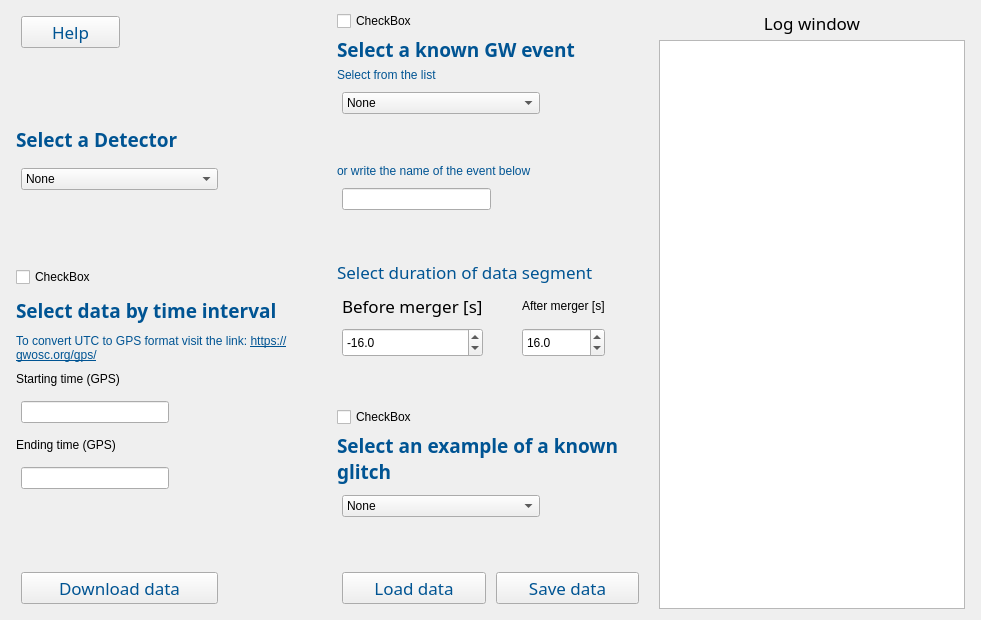
      <widget class="QWidget" name="tab">
       <attribute name="title">
        <string>Get Data</string>
       </attribute>
       <layout class="QGridLayout" name="gridLayout_3">
        <item row="0" column="0">
         <layout class="QHBoxLayout" name="horizontalLayout" stretch="1,1,1">
          <property name="spacing">
           <number>5</number>
          </property>
          <property name="leftMargin">
           <number>0</number>
          </property>
          <property name="topMargin">
           <number>0</number>
          </property>
          <property name="rightMargin">
           <number>0</number>
          </property>
          <property name="bottomMargin">
           <number>0</number>
          </property>
          <item>
           <layout class="QVBoxLayout" name="verticalLayout_3" stretch="0,0,0,0,0,0,0,0,0,0,0,0,0,0">
            <property name="spacing">
             <number>10</number>
            </property>
            <property name="sizeConstraint">
             <enum>QLayout::SizeConstraint::SetDefaultConstraint</enum>
            </property>
            <property name="leftMargin">
             <number>5</number>
            </property>
            <property name="rightMargin">
             <number>5</number>
            </property>
            <item>
             <layout class="QHBoxLayout" name="horizontalLayout_5" stretch="1,2">
              <property name="spacing">
               <number>5</number>
              </property>
              <property name="leftMargin">
               <number>5</number>
              </property>
              <property name="topMargin">
               <number>5</number>
              </property>
              <property name="rightMargin">
               <number>5</number>
              </property>
              <property name="bottomMargin">
               <number>5</number>
              </property>
              <item>
               <widget class="QPushButton" name="helpButton1">
                <property name="font">
                 <font>
                  <family>Montserrat</family>
                  <pointsize>13</pointsize>
                  <bold>false</bold>
                 </font>
                </property>
                <property name="styleSheet">
                 <string notr="true">color:rgb(0, 84, 147);</string>
                </property>
                <property name="text">
                 <string>Help</string>
                </property>
               </widget>
              </item>
              <item>
               <spacer name="horizontalSpacer">
                <property name="orientation">
                 <enum>Qt::Orientation::Horizontal</enum>
                </property>
                <property name="sizeHint" stdset="0">
                 <size>
                  <width>40</width>
                  <height>20</height>
                 </size>
                </property>
               </spacer>
              </item>
             </layout>
            </item>
            <item>
             <spacer name="verticalSpacer_4">
              <property name="orientation">
               <enum>Qt::Orientation::Vertical</enum>
              </property>
              <property name="sizeHint" stdset="0">
               <size>
                <width>20</width>
                <height>40</height>
               </size>
              </property>
             </spacer>
            </item>
            <item>
             <widget class="QLabel" name="label">
              <property name="font">
               <font>
                <family>Montserrat</family>
                <pointsize>14</pointsize>
                <bold>true</bold>
               </font>
              </property>
              <property name="text">
               <string>&lt;html&gt;&lt;head/&gt;&lt;body&gt;&lt;p&gt;&lt;span style=&quot; color:#005493;&quot;&gt;Select a Detector&lt;/span&gt;&lt;/p&gt;&lt;/body&gt;&lt;/html&gt;</string>
              </property>
             </widget>
            </item>
            <item>
             <layout class="QHBoxLayout" name="horizontalLayout_16" stretch="2,1">
              <property name="leftMargin">
               <number>5</number>
              </property>
              <property name="topMargin">
               <number>5</number>
              </property>
              <property name="rightMargin">
               <number>5</number>
              </property>
              <property name="bottomMargin">
               <number>5</number>
              </property>
              <item>
               <widget class="QComboBox" name="comboBox">
                <item>
                 <property name="text">
                  <string>None</string>
                 </property>
                </item>
                <item>
                 <property name="text">
                  <string>LIGO-Hanford</string>
                 </property>
                </item>
                <item>
                 <property name="text">
                  <string>LIGO-Livingston</string>
                 </property>
                </item>
                <item>
                 <property name="text">
                  <string>Virgo</string>
                 </property>
                </item>
                <item>
                 <property name="text">
                  <string>KAGRA</string>
                 </property>
                </item>
               </widget>
              </item>
              <item>
               <spacer name="horizontalSpacer_2">
                <property name="orientation">
                 <enum>Qt::Orientation::Horizontal</enum>
                </property>
                <property name="sizeHint" stdset="0">
                 <size>
                  <width>40</width>
                  <height>20</height>
                 </size>
                </property>
               </spacer>
              </item>
             </layout>
            </item>
            <item>
             <spacer name="verticalSpacer_3">
              <property name="orientation">
               <enum>Qt::Orientation::Vertical</enum>
              </property>
              <property name="sizeHint" stdset="0">
               <size>
                <width>20</width>
                <height>40</height>
               </size>
              </property>
             </spacer>
            </item>
            <item>
             <widget class="QCheckBox" name="checkBox_GW_TimeInterval">
              <property name="text">
               <string>CheckBox</string>
              </property>
             </widget>
            </item>
            <item>
             <widget class="QLabel" name="label_35">
              <property name="minimumSize">
               <size>
                <width>300</width>
                <height>0</height>
               </size>
              </property>
              <property name="font">
               <font>
                <family>Montserrat</family>
                <pointsize>14</pointsize>
                <bold>true</bold>
               </font>
              </property>
              <property name="text">
               <string>&lt;html&gt;&lt;head/&gt;&lt;body&gt;&lt;p&gt;&lt;span style=&quot; color:#005493;&quot;&gt;Select data by time interval&lt;/span&gt;&lt;/p&gt;&lt;/body&gt;&lt;/html&gt;</string>
              </property>
             </widget>
            </item>
            <item>
             <widget class="QLabel" name="label_8">
              <property name="text">
               <string>&lt;html&gt;&lt;head/&gt;&lt;body&gt;&lt;p&gt;&lt;span style=&quot; color:#005493;&quot;&gt;To convert UTC to GPS format visit the link: &lt;/span&gt;&lt;a href=&quot;https://gwosc.org/gps/&quot;&gt;&lt;span style=&quot; text-decoration: underline; color:#005493;&quot;&gt;https://gwosc.org/gps/&lt;/span&gt;&lt;/a&gt;&lt;/p&gt;&lt;/body&gt;&lt;/html&gt;</string>
              </property>
              <property name="wordWrap">
               <bool>true</bool>
              </property>
             </widget>
            </item>
            <item>
             <widget class="QLabel" name="label_2">
              <property name="text">
               <string>Starting time (GPS)</string>
              </property>
             </widget>
            </item>
            <item>
             <layout class="QHBoxLayout" name="horizontalLayout_17">
              <property name="spacing">
               <number>6</number>
              </property>
              <property name="leftMargin">
               <number>5</number>
              </property>
              <property name="topMargin">
               <number>5</number>
              </property>
              <property name="rightMargin">
               <number>5</number>
              </property>
              <property name="bottomMargin">
               <number>5</number>
              </property>
              <item>
               <widget class="QLineEdit" name="GPSstart"/>
              </item>
              <item>
               <spacer name="horizontalSpacer_6">
                <property name="orientation">
                 <enum>Qt::Orientation::Horizontal</enum>
                </property>
                <property name="sizeHint" stdset="0">
                 <size>
                  <width>40</width>
                  <height>20</height>
                 </size>
                </property>
               </spacer>
              </item>
             </layout>
            </item>
            <item>
             <widget class="QLabel" name="label_3">
              <property name="text">
               <string>Ending time (GPS)</string>
              </property>
             </widget>
            </item>
            <item>
             <layout class="QHBoxLayout" name="horizontalLayout_18">
              <property name="leftMargin">
               <number>5</number>
              </property>
              <property name="topMargin">
               <number>5</number>
              </property>
              <property name="rightMargin">
               <number>5</number>
              </property>
              <property name="bottomMargin">
               <number>5</number>
              </property>
              <item>
               <widget class="QLineEdit" name="GPSend"/>
              </item>
              <item>
               <spacer name="horizontalSpacer_11">
                <property name="orientation">
                 <enum>Qt::Orientation::Horizontal</enum>
                </property>
                <property name="sizeHint" stdset="0">
                 <size>
                  <width>40</width>
                  <height>20</height>
                 </size>
                </property>
               </spacer>
              </item>
             </layout>
            </item>
            <item>
             <spacer name="verticalSpacer">
              <property name="orientation">
               <enum>Qt::Orientation::Vertical</enum>
              </property>
              <property name="sizeHint" stdset="0">
               <size>
                <width>20</width>
                <height>40</height>
               </size>
              </property>
             </spacer>
            </item>
            <item>
             <layout class="QHBoxLayout" name="horizontalLayout_19" stretch="2,1">
              <property name="spacing">
               <number>10</number>
              </property>
              <property name="leftMargin">
               <number>5</number>
              </property>
              <property name="topMargin">
               <number>5</number>
              </property>
              <property name="rightMargin">
               <number>5</number>
              </property>
              <property name="bottomMargin">
               <number>5</number>
              </property>
              <item>
               <widget class="QPushButton" name="pushButton">
                <property name="maximumSize">
                 <size>
                  <width>16777215</width>
                  <height>32</height>
                 </size>
                </property>
                <property name="font">
                 <font>
                  <family>Montserrat</family>
                  <pointsize>13</pointsize>
                 </font>
                </property>
                <property name="toolTip">
                 <string>&lt;html&gt;&lt;head/&gt;&lt;body&gt;&lt;p&gt;&lt;span style=&quot; font-size:15px;&quot;&gt;Download the data and save them in memory for later plotting (no file will be saved in your PC yet).&lt;/span&gt;&lt;/p&gt;&lt;/body&gt;&lt;/html&gt;</string>
                </property>
                <property name="styleSheet">
                 <string notr="true">color:rgb(0, 84, 147);</string>
                </property>
                <property name="text">
                 <string>Download data</string>
                </property>
               </widget>
              </item>
              <item>
               <spacer name="horizontalSpacer_13">
                <property name="orientation">
                 <enum>Qt::Orientation::Horizontal</enum>
                </property>
                <property name="sizeHint" stdset="0">
                 <size>
                  <width>40</width>
                  <height>20</height>
                 </size>
                </property>
               </spacer>
              </item>
             </layout>
            </item>
           </layout>
          </item>
          <item>
           <layout class="QVBoxLayout" name="verticalLayout_2" stretch="0,0,0,0,0,0,0,0,0,0,0,0,0,0,0,0">
            <property name="spacing">
             <number>5</number>
            </property>
            <property name="leftMargin">
             <number>5</number>
            </property>
            <property name="rightMargin">
             <number>5</number>
            </property>
            <item>
             <widget class="QCheckBox" name="checkBox_knownGW">
              <property name="text">
               <string>CheckBox</string>
              </property>
             </widget>
            </item>
            <item>
             <widget class="QLabel" name="label_12">
              <property name="font">
               <font>
                <family>Montserrat</family>
                <pointsize>14</pointsize>
                <bold>true</bold>
               </font>
              </property>
              <property name="text">
               <string>&lt;html&gt;&lt;head/&gt;&lt;body&gt;&lt;p&gt;&lt;span style=&quot; color:#005493;&quot;&gt;Select a known GW event&lt;/span&gt;&lt;/p&gt;&lt;/body&gt;&lt;/html&gt;</string>
              </property>
             </widget>
            </item>
            <item>
             <widget class="QLabel" name="label_17">
              <property name="text">
               <string>&lt;html&gt;&lt;head/&gt;&lt;body&gt;&lt;p&gt;&lt;span style=&quot; color:#005493;&quot;&gt;Select from the list&lt;/span&gt;&lt;/p&gt;&lt;/body&gt;&lt;/html&gt;</string>
              </property>
             </widget>
            </item>
            <item>
             <layout class="QHBoxLayout" name="horizontalLayout_20" stretch="2,1">
              <property name="spacing">
               <number>10</number>
              </property>
              <property name="leftMargin">
               <number>5</number>
              </property>
              <property name="topMargin">
               <number>5</number>
              </property>
              <property name="rightMargin">
               <number>5</number>
              </property>
              <property name="bottomMargin">
               <number>5</number>
              </property>
              <item>
               <widget class="QComboBox" name="comboBox_2">
                <property name="toolTip">
                 <string>&lt;html&gt;&lt;head/&gt;&lt;body&gt;&lt;p&gt;&lt;span style=&quot;font-size: 15px;&quot;&gt;Note that when you select an event from this list the selection via time interval will not be possible.&lt;/span&gt;&lt;/p&gt;&lt;/body&gt;&lt;/html&gt;</string>
                </property>
                <item>
                 <property name="text">
                  <string>None</string>
                 </property>
                </item>
               </widget>
              </item>
              <item>
               <spacer name="horizontalSpacer_14">
                <property name="orientation">
                 <enum>Qt::Orientation::Horizontal</enum>
                </property>
                <property name="sizeHint" stdset="0">
                 <size>
                  <width>40</width>
                  <height>20</height>
                 </size>
                </property>
               </spacer>
              </item>
             </layout>
            </item>
            <item>
             <spacer name="verticalSpacer_7">
              <property name="orientation">
               <enum>Qt::Orientation::Vertical</enum>
              </property>
              <property name="sizeHint" stdset="0">
               <size>
                <width>20</width>
                <height>40</height>
               </size>
              </property>
             </spacer>
            </item>
            <item>
             <widget class="QLabel" name="label_18">
              <property name="text">
               <string>&lt;html&gt;&lt;head/&gt;&lt;body&gt;&lt;p&gt;&lt;span style=&quot; color:#005493;&quot;&gt;or write the name of the event below&lt;/span&gt;&lt;/p&gt;&lt;/body&gt;&lt;/html&gt;</string>
              </property>
             </widget>
            </item>
            <item>
             <layout class="QHBoxLayout" name="horizontalLayout_21">
              <property name="spacing">
               <number>10</number>
              </property>
              <property name="leftMargin">
               <number>5</number>
              </property>
              <property name="topMargin">
               <number>5</number>
              </property>
              <property name="rightMargin">
               <number>5</number>
              </property>
              <property name="bottomMargin">
               <number>5</number>
              </property>
              <item>
               <widget class="QLineEdit" name="EventNameTab3_2"/>
              </item>
              <item>
               <spacer name="horizontalSpacer_15">
                <property name="orientation">
                 <enum>Qt::Orientation::Horizontal</enum>
                </property>
                <property name="sizeHint" stdset="0">
                 <size>
                  <width>40</width>
                  <height>20</height>
                 </size>
                </property>
               </spacer>
              </item>
             </layout>
            </item>
            <item>
             <spacer name="verticalSpacer_6">
              <property name="orientation">
               <enum>Qt::Orientation::Vertical</enum>
              </property>
              <property name="sizeHint" stdset="0">
               <size>
                <width>20</width>
                <height>40</height>
               </size>
              </property>
             </spacer>
            </item>
            <item>
             <widget class="QLabel" name="label_14">
              <property name="font">
               <font>
                <family>Montserrat</family>
                <pointsize>13</pointsize>
               </font>
              </property>
              <property name="text">
               <string>&lt;html&gt;&lt;head/&gt;&lt;body&gt;&lt;p&gt;&lt;span style=&quot;color:#005493;&quot;&gt;Select duration of data segment&lt;/span&gt;&lt;/p&gt;&lt;/body&gt;&lt;/html&gt;</string>
              </property>
             </widget>
            </item>
            <item>
             <layout class="QGridLayout" name="gridLayout" rowstretch="1,1" columnstretch="0,1,0,1">
              <property name="leftMargin">
               <number>5</number>
              </property>
              <property name="topMargin">
               <number>5</number>
              </property>
              <property name="rightMargin">
               <number>5</number>
              </property>
              <property name="bottomMargin">
               <number>5</number>
              </property>
              <property name="horizontalSpacing">
               <number>5</number>
              </property>
              <property name="verticalSpacing">
               <number>10</number>
              </property>
              <item row="0" column="1">
               <spacer name="horizontalSpacer_17">
                <property name="orientation">
                 <enum>Qt::Orientation::Horizontal</enum>
                </property>
                <property name="sizeHint" stdset="0">
                 <size>
                  <width>40</width>
                  <height>20</height>
                 </size>
                </property>
               </spacer>
              </item>
              <item row="1" column="1">
               <spacer name="horizontalSpacer_16">
                <property name="orientation">
                 <enum>Qt::Orientation::Horizontal</enum>
                </property>
                <property name="sizeHint" stdset="0">
                 <size>
                  <width>40</width>
                  <height>20</height>
                 </size>
                </property>
               </spacer>
              </item>
              <item row="0" column="2">
               <widget class="QLabel" name="label_16">
                <property name="text">
                 <string>After merger [s]</string>
                </property>
                <property name="wordWrap">
                 <bool>true</bool>
                </property>
               </widget>
              </item>
              <item row="0" column="0">
               <widget class="QLabel" name="label_15">
                <property name="font">
                 <font>
                  <family>Montserrat</family>
                  <pointsize>13</pointsize>
                 </font>
                </property>
                <property name="text">
                 <string>Before merger [s]</string>
                </property>
                <property name="wordWrap">
                 <bool>true</bool>
                </property>
               </widget>
              </item>
              <item row="1" column="0">
               <widget class="QDoubleSpinBox" name="doubleSpinBox">
                <property name="minimumSize">
                 <size>
                  <width>0</width>
                  <height>29</height>
                 </size>
                </property>
                <property name="locale">
                 <locale language="English" country="UnitedStates"/>
                </property>
                <property name="decimals">
                 <number>1</number>
                </property>
                <property name="minimum">
                 <double>-100.000000000000000</double>
                </property>
                <property name="singleStep">
                 <double>0.100000000000000</double>
                </property>
                <property name="value">
                 <double>-16.000000000000000</double>
                </property>
               </widget>
              </item>
              <item row="0" column="3">
               <spacer name="horizontalSpacer_19">
                <property name="orientation">
                 <enum>Qt::Orientation::Horizontal</enum>
                </property>
                <property name="sizeHint" stdset="0">
                 <size>
                  <width>40</width>
                  <height>20</height>
                 </size>
                </property>
               </spacer>
              </item>
              <item row="1" column="3">
               <spacer name="horizontalSpacer_20">
                <property name="orientation">
                 <enum>Qt::Orientation::Horizontal</enum>
                </property>
                <property name="sizeHint" stdset="0">
                 <size>
                  <width>40</width>
                  <height>20</height>
                 </size>
                </property>
               </spacer>
              </item>
              <item row="1" column="2">
               <widget class="QDoubleSpinBox" name="doubleSpinBox_2">
                <property name="minimumSize">
                 <size>
                  <width>0</width>
                  <height>29</height>
                 </size>
                </property>
                <property name="locale">
                 <locale language="English" country="UnitedStates"/>
                </property>
                <property name="decimals">
                 <number>1</number>
                </property>
                <property name="minimum">
                 <double>0.000000000000000</double>
                </property>
                <property name="singleStep">
                 <double>0.100000000000000</double>
                </property>
                <property name="value">
                 <double>16.000000000000000</double>
                </property>
               </widget>
              </item>
             </layout>
            </item>
            <item>
             <spacer name="verticalSpacer_5">
              <property name="orientation">
               <enum>Qt::Orientation::Vertical</enum>
              </property>
              <property name="sizeHint" stdset="0">
               <size>
                <width>20</width>
                <height>40</height>
               </size>
              </property>
             </spacer>
            </item>
            <item>
             <widget class="QCheckBox" name="checkBox_knownGlitch">
              <property name="text">
               <string>CheckBox</string>
              </property>
             </widget>
            </item>
            <item>
             <widget class="QLabel" name="label_13">
              <property name="minimumSize">
               <size>
                <width>300</width>
                <height>0</height>
               </size>
              </property>
              <property name="font">
               <font>
                <family>Montserrat</family>
                <pointsize>14</pointsize>
                <bold>true</bold>
               </font>
              </property>
              <property name="text">
               <string>&lt;html&gt;&lt;head/&gt;&lt;body&gt;&lt;p&gt;&lt;span style=&quot; color:#005493;&quot;&gt;Select an example of a known glitch&lt;/span&gt;&lt;/p&gt;&lt;/body&gt;&lt;/html&gt;</string>
              </property>
              <property name="wordWrap">
               <bool>true</bool>
              </property>
             </widget>
            </item>
            <item>
             <layout class="QHBoxLayout" name="horizontalLayout_3" stretch="2,1">
              <property name="leftMargin">
               <number>5</number>
              </property>
              <property name="topMargin">
               <number>5</number>
              </property>
              <property name="rightMargin">
               <number>5</number>
              </property>
              <property name="bottomMargin">
               <number>5</number>
              </property>
              <item>
               <widget class="QComboBox" name="comboBox_3">
                <item>
                 <property name="text">
                  <string>None</string>
                 </property>
                </item>
                <item>
                 <property name="text">
                  <string>Blip</string>
                 </property>
                </item>
               </widget>
              </item>
              <item>
               <spacer name="horizontalSpacer_18">
                <property name="orientation">
                 <enum>Qt::Orientation::Horizontal</enum>
                </property>
                <property name="sizeHint" stdset="0">
                 <size>
                  <width>40</width>
                  <height>20</height>
                 </size>
                </property>
               </spacer>
              </item>
             </layout>
            </item>
            <item>
             <spacer name="verticalSpacer_2">
              <property name="orientation">
               <enum>Qt::Orientation::Vertical</enum>
              </property>
              <property name="sizeHint" stdset="0">
               <size>
                <width>20</width>
                <height>40</height>
               </size>
              </property>
             </spacer>
            </item>
            <item>
             <layout class="QHBoxLayout" name="horizontalLayout_2">
              <property name="spacing">
               <number>10</number>
              </property>
              <property name="leftMargin">
               <number>5</number>
              </property>
              <property name="topMargin">
               <number>5</number>
              </property>
              <property name="rightMargin">
               <number>5</number>
              </property>
              <property name="bottomMargin">
               <number>5</number>
              </property>
              <item>
               <widget class="QPushButton" name="pushButton_6">
                <property name="font">
                 <font>
                  <family>Montserrat</family>
                  <pointsize>13</pointsize>
                 </font>
                </property>
                <property name="toolTip">
                 <string>&lt;html&gt;&lt;head/&gt;&lt;body&gt;&lt;p&gt;&lt;span style=&quot;font-size:15px;&quot;&gt;Loads data previously downloaded with the App or GWOSC.&lt;/span&gt;&lt;/p&gt;&lt;/body&gt;&lt;/html&gt;</string>
                </property>
                <property name="styleSheet">
                 <string notr="true">color:rgb(0, 84, 147);</string>
                </property>
                <property name="text">
                 <string>Load data</string>
                </property>
               </widget>
              </item>
              <item>
               <widget class="QPushButton" name="pushButton_7">
                <property name="font">
                 <font>
                  <family>Montserrat</family>
                  <pointsize>13</pointsize>
                 </font>
                </property>
                <property name="toolTip">
                 <string>&lt;html&gt;&lt;head/&gt;&lt;body&gt;&lt;p&gt;&lt;span style=&quot;font-size:15px;&quot;&gt;Saves the data in one of the supported formats (hdf5, gwf or txt).&lt;/span&gt;&lt;/p&gt;&lt;/body&gt;&lt;/html&gt;</string>
                </property>
                <property name="styleSheet">
                 <string notr="true">color:rgb(0, 84, 147);</string>
                </property>
                <property name="text">
                 <string>Save data</string>
                </property>
               </widget>
              </item>
             </layout>
            </item>
           </layout>
          </item>
          <item>
           <layout class="QVBoxLayout" name="verticalLayout">
            <property name="spacing">
             <number>5</number>
            </property>
            <property name="leftMargin">
             <number>5</number>
            </property>
            <property name="topMargin">
             <number>0</number>
            </property>
            <property name="rightMargin">
             <number>5</number>
            </property>
            <property name="bottomMargin">
             <number>0</number>
            </property>
            <item>
             <widget class="QLabel" name="label_30">
              <property name="font">
               <font>
                <family>Montserrat</family>
                <pointsize>13</pointsize>
                <bold>false</bold>
               </font>
              </property>
              <property name="text">
               <string>&lt;html&gt;&lt;head/&gt;&lt;body&gt;&lt;p align=&quot;center&quot;&gt;Log window&lt;/p&gt;&lt;/body&gt;&lt;/html&gt;</string>
              </property>
             </widget>
            </item>
            <item>
             <widget class="QTextBrowser" name="textBrowser">
              <property name="minimumSize">
               <size>
                <width>300</width>
                <height>0</height>
               </size>
              </property>
              <property name="font">
               <font>
                <family>Times New Roman</family>
                <pointsize>14</pointsize>
               </font>
              </property>
             </widget>
            </item>
           </layout>
          </item>
         </layout>
        </item>
       </layout>
      </widget>
